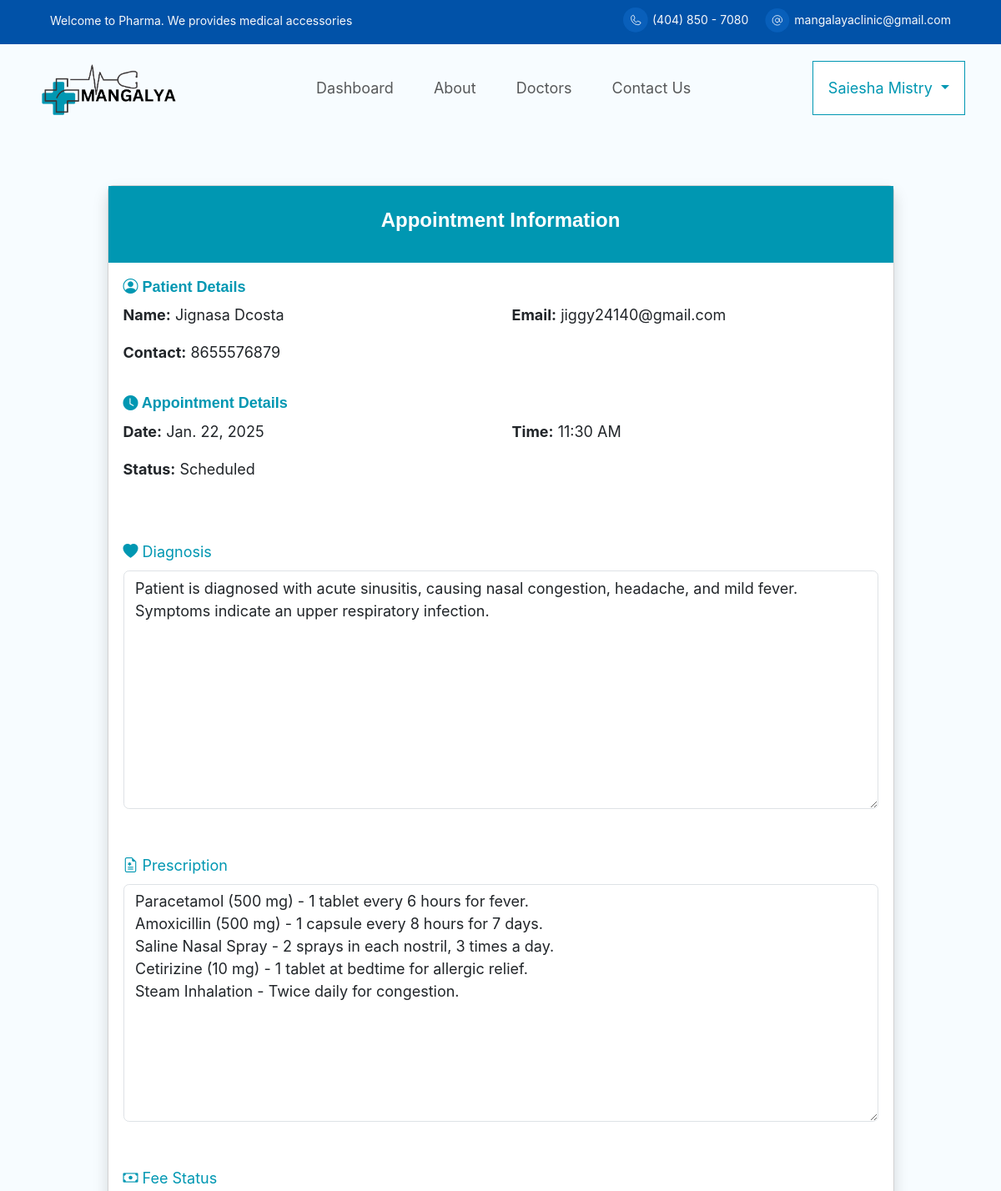
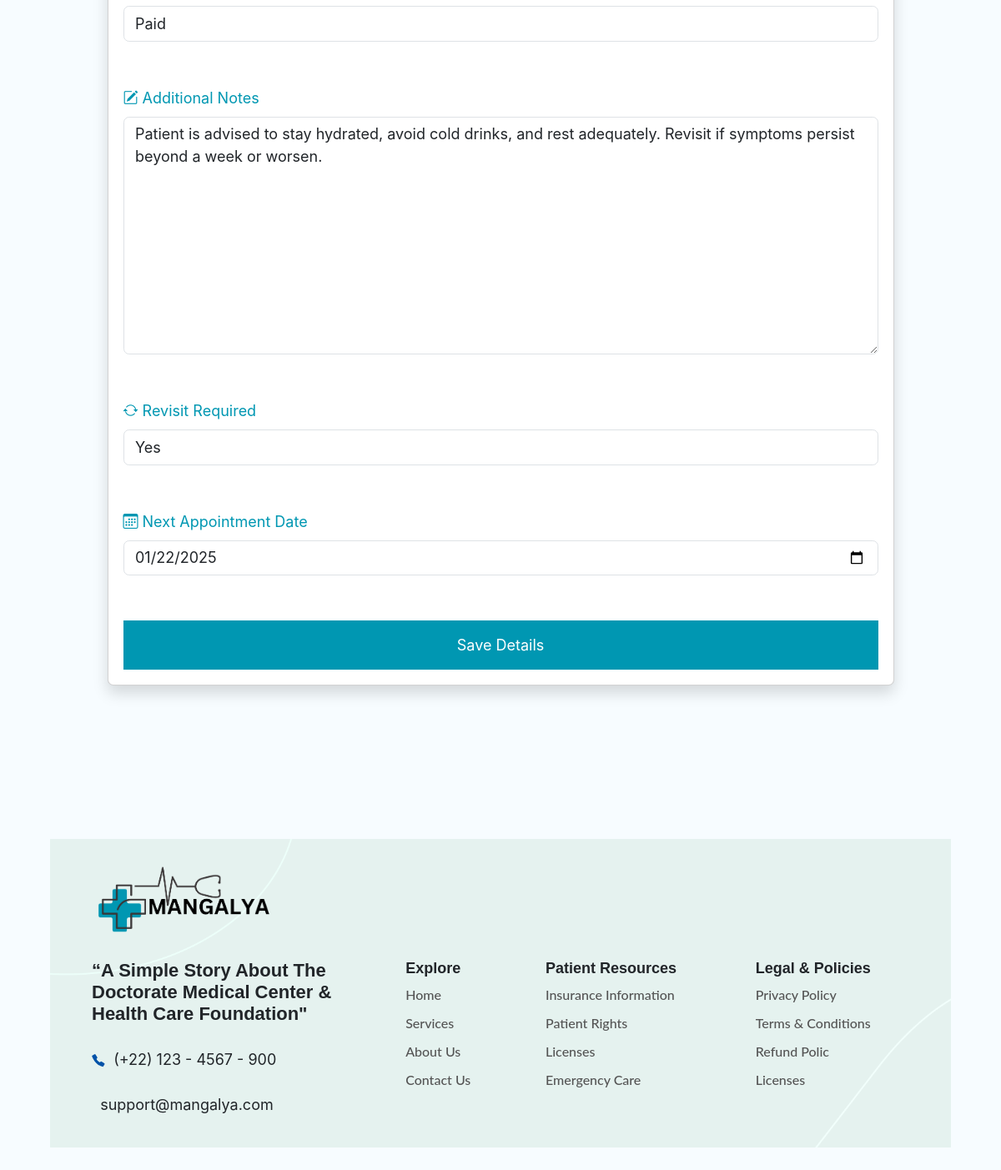
Screenshot of /doctor_appointment_detail/2/ (signed in) with the database file from the repository (2 pictures, top to bottom).
### appointment/models.py (models this page shows, shortened)
class CustomUser(AbstractUser):
    email = models.EmailField(unique=True)  # Use email as the unique identifier
    is_patient = models.BooleanField(default=False, db_index=True)
    is_doctor = models.BooleanField(default=False, db_index=True)
    user_permissions=models.ManyToManyField('auth.Permission',related_name='account_user_permission_set',blank=True)
    groups = models.ManyToManyField('auth.Group',related_name='account_user_set',blank=True)
    USERNAME_FIELD = 'email'
    REQUIRED_FIELDS = ['username']
    class Meta:
        indexes = [
            models.Index(fields=['username']),
            models.Index(fields=['email']),
        ]

class Appointment(models.Model):
    STATUS_CHOICES = [
        ('Scheduled', 'Scheduled'),
        ('Completed', 'Completed'),
        ('Cancelled', 'Cancelled'),
    ]
    patient = models.ForeignKey(CustomUser, on_delete=models.CASCADE, related_name='appointments', limit_choices_to={'is_patient': True})
    doctor = models.ForeignKey(CustomUser, on_delete=models.CASCADE, related_name='appointments_as_doctor', limit_choices_to={'is_doctor': True})
    date = models.DateField()
    time = models.CharField(max_length=10, choices=TIME_SLOT_CHOICES)
    status = models.CharField(max_length=10, choices=STATUS_CHOICES, default='Scheduled')

class PatientProfile(models.Model):
    user = models.OneToOneField(CustomUser, on_delete=models.CASCADE, related_name='patient_profile')
    date_of_birth = models.DateField()
    gender = models.CharField(max_length=1, choices=GENDER_CHOICES)
    contact_number = models.CharField(max_length=15)

class AppointmentDetail(models.Model):
    appointment = models.OneToOneField(Appointment, on_delete=models.CASCADE, related_name='details')
    diagnosis = models.TextField()
    prescription = models.TextField(null=True, blank=True)
    fee_status = models.CharField(max_length=10, choices=[('', 'Select Status'),('Paid', 'Paid'), ('Unpaid', 'Unpaid')],)
    additional_notes = models.TextField(blank=True, null=True)
    revisit_required = models.CharField(max_length=10, choices=[('Yes', 'Yes'), ('No', 'No')],)
    revisit_date = models.DateField(blank=True, null=True)

### appointment/views.py (the view)
# urls.py: path('doctor_appointment_detail/<int:pid>/', views.doctor_appointment_detail,name='doctor_appointment_detail'),
@login_required
def doctor_appointment_detail(request, pid):
    appointment = get_object_or_404(Appointment, id=pid)
    appointment_detail, created = AppointmentDetail.objects.get_or_create(appointment=appointment)
    prescription_lines = appointment_detail.prescription.splitlines() if appointment_detail.prescription else []
    if request.method == 'POST':
        form = AppointmentDetailForm(request.POST, instance=appointment_detail)
        if form.is_valid():
            form.save()
            return redirect('doctor_dashboard')
    else:
        form = AppointmentDetailForm(instance=appointment_detail)
    return render(request, 'doctor_appointment_detail.html', {
        'form': form,
        'appointment': appointment,
        'prescription_lines': prescription_lines,
    })

### templates/doctor_appointment_detail.html (shortened to what this page needs)
{% extends "base.html" %}
{% load static %}
{% block content %}
<div class="container py-5">
    <div id="detailsCard" class="card shadow">
        <div class="apt-p-card-header text-white text-center p-4">
            <h5>Appointment Information</h5>
        </div>
        <div class="card-body">
            <h6 class="text-brand-color"><i class="bi bi-person-circle"></i> Patient Details</h6>
            <div class="row mb-3">
                <div class="col-md-6">
                    <p><strong>Name:</strong> {{ appointment.patient.first_name }} {{ appointment.patient.last_name }}</p>
                </div>
                <div class="col-md-6">
                    <p><strong>Email:</strong> {{ appointment.patient.email }}</p>
                </div>
                <div class="col-md-6">
                    <p><strong>Contact:</strong> {{ appointment.patient.patient_profile.contact_number }}</p>
                </div>
            </div>
            <h6 class="text-brand-color"><i class="bi bi-clock-fill"></i> Appointment Details</h6>
            <div class="row mb-3">
                <div class="col-md-6">
                    <p><strong>Date:</strong> {{ appointment.date }}</p>
                </div>
                <div class="col-md-6">
                    <p><strong>Time:</strong> {{ appointment.time }}</p>
                </div>
                <div class="col-md-6">
                    <p><strong>Status:</strong> {{ appointment.status }}</p>
                </div>
            </div>
        </div>
        <div class="card-body">
            <form method="post">
                <div class="mb-5">
                    <label class="form-label text-brand-color"><i class="bi bi-heart-fill"></i> Diagnosis</label>
                    {% if appointment.status == "Cancelled" %}
                        <p class="form-control bg-light py-3">{{ form.diagnosis.value }}</p>
                    {% else %}
                        {{ form.diagnosis }}
                    {% endif %}
                </div>
                <div class="mb-5">
                    <label class="form-label text-brand-color">
                        <i class="bi bi-file-earmark-medical"></i> Prescription
                    </label>
                    {% if appointment.status == "Cancelled" %}
                        <ul class="form-control bg-light py-3">
                            {% for item in prescription_lines %}
                                {% if item.strip %}
                                    <li class="list-group-item">
                                        <i class="bi bi-dash"></i> {{ item }}
                                    </li>
                                {% endif %}
                            {% empty %}
                                <li class="list-group-item text-muted">No prescription available.</li>
                            {% endfor %}
                        </ul>
                    {% else %}
                        {{ form.prescription }}
                    {% endif %}
                </div>
                <div class="mb-5">
                    <label class="form-label text-brand-color"><i class="bi bi-cash"></i> Fee Status</label>
                    {% if appointment.status == "Cancelled" %}
                        <p class="form-control bg-light py-3">{{ form.fee_status.value }}</p>
                    {% else %}
                        {{ form.fee_status }}
                    {% endif %}
                </div>
                <div class="mb-5">
                    <label class="form-label text-brand-color"><i class="bi bi-pencil-square"></i> Additional Notes</label>
                    {% if appointment.status == "Cancelled" %}
                        <p class="form-control bg-light py-3">{{ form.additional_notes.value }}</p>
                    {% else %}
                        {{ form.additional_notes }}
                    {% endif %}
                </div>
                <div class="mb-5">
                    <label class="form-label text-brand-color"><i class="bi bi-arrow-repeat"></i> Revisit Required</label>
                    {% if appointment.status == "Cancelled" %}
                        <p class="form-control bg-light py-3">{{ form.revisit_required.value }}</p>
                    {% else %}
                        {{ form.revisit_required }}
                    {% endif %}
                </div>
                <div class="mb-5">
                    <label class="form-label text-brand-color"><i class="bi bi-calendar3"></i> Next Appointment Date</label>
                    {% if appointment.status == "Cancelled" %}
                        <p class="form-control bg-light py-3">{{ form.revisit_date.value }}</p>
                    {% else %}
                        {{ form.revisit_date }}
                    {% endif %}
                </div>
                {% if appointment.status != "Cancelled" %}
                    <button type="submit" class="btn btn-primary w-100">
                        Save Details
                    </button>
                {% endif %}
            </form>
        </div>
    </div>
</div>
{% endblock content %}

### templates/base.html (shortened to what this page needs)
{% load static %}
<!DOCTYPE html>
<html lang="en">
<head>
    <link href="https://cdn.jsdelivr.net/npm/bootstrap@5.3.3/dist/css/bootstrap.min.css" rel="stylesheet">
    <link href="https://cdn.jsdelivr.net/npm/bootstrap-icons/font/bootstrap-icons.css" rel="stylesheet">
    <link rel="stylesheet" href="{% static 'css/style.css' %}">
</head>
<body>
{% block header %}
  <div id="top-bar" class="d-flex pt-2 ">
    <div class="flex-fill pt-1" style="margin-left: 60px;">
      <p class="text-light" style="font-size: 14px;">Welcome to Pharma. We provides medical accessories</p>
    </div>
    <div class="flex-shrink-1" style="margin-right: 20px;">
      <img src="{% static 'images/icons/contact-phone-icon.svg' %}" style="width: 30px;" alt="">
      <span class="text-light" style="font-size: 14px;">(404) 850 - 7080</span>
      </div>
      <div class="flex-shrink-1" style="margin-right: 60px;">
      <img src="{% static 'images/icons/email-Icon.svg' %}" style="width: 30px;" alt="">
      <span class="text-light" style="font-size: 14px;">mangalayaclinic@gmail.com</span>
    </div>
  </div>
 {% if user.is_patient == True %}
<nav class="navbar navbar-expand-lg d-flex justify-content-between" style="margin:0px 30px">
  <div class="container-fluid">
    <a class="navbar-brand" href="{% url 'index' %}">
      <img src="{% static 'images/Logo/Logo-cropped.svg' %}" alt="Logo" width="172px">
    </a>
    <button class="navbar-toggler" type="button" data-bs-toggle="collapse" data-bs-target="#navbarSupportedContent" aria-controls="navbarSupportedContent" aria-expanded="false" aria-label="Toggle navigation">
      <span class="navbar-toggler-icon"></span>
    </button>
    <div class="collapse navbar-collapse justify-content-center" id="navbarScroll">
      <ul class="navbar-nav my-2 my-lg-0 fs-5">
        <!-- <li class="nav-item">
          <a class="nav-link active" aria-current="page" href="{% url 'index' %}">Home</a>
        </li> -->
        <li class="nav-item">
          <a class="nav-link {% if request.resolver_match.url_name == 'appointment_history' or request.resolver_match.url_name == 'patient_dashboard' %}active{% endif %}" href="{% url 'patient_dashboard' %}">Dashboard</a>
        </li>
        <li class="nav-item">
          <a class="nav-link" href="#">About</a>
        </li>
        <li class="nav-item">
          <a class="nav-link {% if request.resolver_match.url_name == 'doctor_list' or request.resolver_match.url_name == 'doctor_profile' %}active{% endif %}" href="{% url 'doctor_list' %}">Doctors</a>
        </li>
        <li class="nav-item">
          <a class="nav-link {% if request.resolver_match.url_name == 'contact' %}active{% endif %}" href="{% url 'contact' %}">Contact Us</a>
        </li>
      </ul>
    </div>
    <div>
      <a href="{% url 'book_appointment' %}" class="btn btn-primary me-3">Book Appointment</a>
      {% if user.is_authenticated %}
        <div class="dropdown d-inline">
          <button class="btn btn-outline-primary dropdown-toggle p-3" type="button" id="userDropdown" data-bs-toggle="dropdown" aria-expanded="false" style="color: #0097B2; border-color: #0097B2; background-color: white; border-radius: 0px;">
            {{ user.first_name }} {{ user.last_name }}
          </button>
          <ul class="dropdown-menu" aria-labelledby="userDropdown">
            {% comment %} <li><a class="dropdown-item" href="#">Your Appointments</a></li> {% endcomment %}
            <li><a class="dropdown-item" href="#">Profile</a></li>
            <li><hr class="dropdown-divider"></li>
            <li><a class="dropdown-item" href="{% url 'signout' %}">Logout</a></li>
          </ul>
        </div>
      {% else %}
        <a href="{% url 'signin' %}" class="link-offset-2 link-offset-3-hover link-underline link-underline-opacity-0 link-underline-opacity-75-hover" style="color: #0097B2;">Login</a>
        <div class="btn-group">
          <button class="btn btn-sm dropdown-toggle" data-bs-display="static" style="color: #0097B2;" type="button" id="registerDropdown" data-bs-toggle="dropdown" aria-expanded="false">
            Register
          </button>
          <ul class="dropdown-menu dropdown-menu-lg-end" aria-labelledby="registerDropdown">
            <li><a class="dropdown-item" href="{% url 'patient_signup' %}?user_type=patient">Register as Patient</a></li>
            <li><a class="dropdown-item" href="{% url 'doctor_signup' %}?user_type=doctor">Register as Doctor</a></li>
          </ul>
        </div>
      {% endif %}
    </div>
  </div>
</nav>
{% elif user.is_doctor == True %}
  <nav class="navbar navbar-expand-lg d-flex justify-content-between" style="margin:0px 30px">
  <div class="container-fluid">
    <a class="navbar-brand" href="{% url 'index' %}">
      <img src="{% static 'images/Logo/Logo-cropped.svg' %}" alt="Logo" width="172px">
    </a>
    <div class="collapse navbar-collapse justify-content-center" id="navbarScroll">
      <ul class="navbar-nav my-2 my-lg-0 fs-5">
        <li class="nav-item">
          <a class="nav-link {% if request.resolver_match.url_name == 'appointment_history' or request.resolver_match.url_name == 'doctor_dashboard' %}active{% endif %}" href="{% url 'doctor_dashboard' %}">Dashboard</a>
        </li>
        <li class="nav-item">
          <a class="nav-link" href="#">About</a>
        </li>
        <li class="nav-item">
          <a class="nav-link {% if request.resolver_match.url_name == 'doctor_list' or request.resolver_match.url_name == 'doctor_profile' %}active{% endif %}" href="{% url 'doctor_list' %}">Doctors</a>
        </li>
        <li class="nav-item">
          <a class="nav-link {% if request.resolver_match.url_name == 'contact' %}active{% endif %}" href="{% url 'contact' %}">Contact Us</a>
        </li>
      </ul>
    </div>
    <div>
      {% if user.is_authenticated %}
        <div class="dropdown d-inline">
          <button class="btn btn-outline-primary dropdown-toggle p-3" type="button" id="userDropdown" data-bs-toggle="dropdown" aria-expanded="false" style="color: #0097B2; border-color: #0097B2; background-color: white; border-radius: 0px;">
            {{ user.first_name }} {{ user.last_name }}
          </button>
        </div>
      {% endif %}
    </div>
  </div>
</nav>
{% endif %}
{% endblock header %}
{% block content %}
{% endblock content %}
{% block footer %}
<section class="footer-wrapper">
  <div class="footer-container d-flex">
    <div class="row d-flex justify-content-between border-info">
      <div class="col-12 mb-4">
        <a href="#"><img src="{% static 'images/Logo/Logo-cropped.svg' %}" class="footer-logo" alt=""></a>
      </div>
      <div class="col-lg-4 col-xxl-4 mb-3">
        <h5 class="tag-line mb-4">“A Simple Story About The Doctorate Medical Center & Health Care Foundation"</h5>
        <div class="mb-4">
          <img src="{% static 'images/icons/blue-phone-icon.svg' %}"  alt=""> &nbsp;(+22) 123 - 4567 - 900
        </div>
          <div>
            <img src="{% static 'images/icons/envelop.svg' %}"  alt=""> &nbsp;support@mangalya.com
          </div>
      </div>
        <div class="col-lg-2 col-xxl-2 mb-3 ps-5">
          <h6 class="text-start">Explore</h6>
          <div class="footer-list">
            <a href="{% url 'index' %}">Home</a>
            <a href="#">Services</a>
            <a href="#">About Us</a>
            <a href="{% url 'contact' %}">Contact Us</a>
          </div>
        </div>
        <div class="col-lg-3 col-xxl-3 mb-3 ps-5">
          <h6 class="text-start">Patient Resources</h6>
          <div class="footer-list">
            <a href="/">Insurance Information</a>
            <a href="#">Patient Rights</a>
            <a href="#">Licenses</a>
            <a href="#">Emergency Care</a>
          </div>
        </div>
        <div class="col-lg-3 col-xxl-3 mb-3 ps-5">
          <h6 class="text-start">Legal & Policies</h6>
          <div class="footer-list">
            <a href="/">Privacy Policy</a>
            <a href="#">Terms & Conditions</a>
            <a href="#">Refund Polic</a>
            <a href="#">Licenses</a>
          </div>
        </div>
      </div>
      </div>
</section>
{% endblock footer %}
</body>
</html>

### rows the page displays
CustomUser: first_name "Saiesha", last_name "Mistry"
Appointment: patient.first_name "Jignasa", patient.last_name "Dcosta", patient.email "jiggy24140@gmail.com", patient.patient_profile.contact_number "8655576879", date "Jan. 22, 2025", time "11:30 AM", status "Scheduled"
AppointmentDetail: diagnosis "Patient is diagnosed with acute sinusitis, causing nasal congestion, headache, and mild fever. Symptoms indicate an upper respiratory infection.", prescription "Paracetamol (500 mg) - 1 tablet every 6 hours for fever. Amoxicillin (500 mg) - 1 capsule every 8 hours for 7 days. Saline Nasal Spray - 2 sprays in each nostril, 3 times a day. Cetirizine (10 mg) - 1 tablet at bedtime for allergic relief. Steam Inhalation - Twice daily for congestion.", fee_status "Paid", additional_notes "Patient is advised to stay hydrated, avoid cold drinks, and rest adequately. Revisit if symptoms persist beyond a week or worsen.", revisit_required "Yes", revisit_date "01/22/2025"
